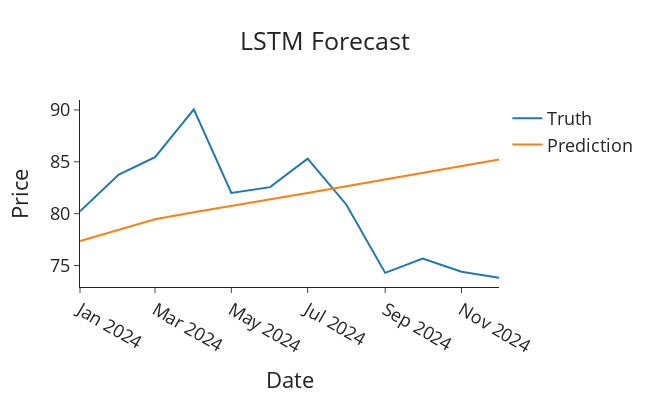

The code cell stored with this chart in its notebook:
### Code cell
plot_forecasts(
    pd.DataFrame({
        'date': test_dates, 
        "Crude Oil Brent Price": test["Crude Oil Brent Price"].values
    }), 
    true_predictions, 
    "Crude Oil Brent Price", 
    "LSTM Forecast"
)
